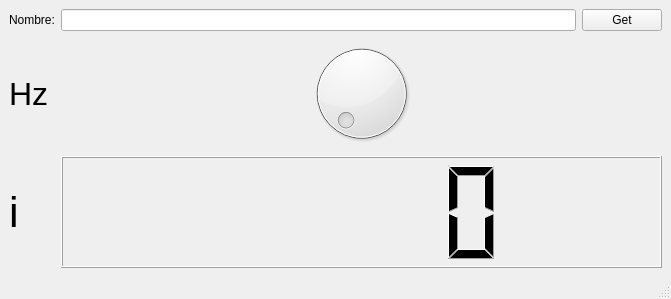
<?xml version="1.0" encoding="UTF-8"?>
<ui version="4.0">
 <class>MainWindow</class>
 <widget class="QMainWindow" name="MainWindow">
  <property name="geometry">
   <rect>
    <x>0</x>
    <y>0</y>
    <width>671</width>
    <height>299</height>
   </rect>
  </property>
  <property name="windowTitle">
   <string>Test Snap7</string>
  </property>
  <widget class="QWidget" name="centralwidget">
   <layout class="QGridLayout" name="gridLayout">
    <item row="0" column="0">
     <widget class="QLabel" name="label">
      <property name="text">
       <string>Nombre:</string>
      </property>
     </widget>
    </item>
    <item row="0" column="3">
     <widget class="QPushButton" name="pushButton_get_nombre">
      <property name="text">
       <string>Get</string>
      </property>
     </widget>
    </item>
    <item row="2" column="2" colspan="2">
     <widget class="QLCDNumber" name="lcdNumber"/>
    </item>
    <item row="1" column="0">
     <widget class="QLabel" name="label_hz">
      <property name="font">
       <font>
        <pointsize>24</pointsize>
       </font>
      </property>
      <property name="text">
       <string>Hz</string>
      </property>
     </widget>
    </item>
    <item row="0" column="2">
     <widget class="QLineEdit" name="lineEdit_nombre"/>
    </item>
    <item row="2" column="0">
     <widget class="QLabel" name="label_2">
      <property name="font">
       <font>
        <pointsize>32</pointsize>
       </font>
      </property>
      <property name="text">
       <string>i</string>
      </property>
     </widget>
    </item>
    <item row="1" column="2" colspan="2">
     <widget class="QDial" name="dial">
      <property name="minimum">
       <number>1</number>
      </property>
      <property name="maximum">
       <number>100</number>
      </property>
     </widget>
    </item>
   </layout>
  </widget>
  <widget class="QMenuBar" name="menubar">
   <property name="geometry">
    <rect>
     <x>0</x>
     <y>0</y>
     <width>671</width>
     <height>26</height>
    </rect>
   </property>
  </widget>
  <widget class="QStatusBar" name="statusbar"/>
 </widget>
 <resources/>
 <connections/>
</ui>
